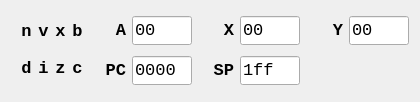
<?xml version="1.0" encoding="UTF-8"?>
<ui version="4.0">
 <class>RegisterView</class>
 <widget class="QWidget" name="RegisterView">
  <property name="geometry">
   <rect>
    <x>0</x>
    <y>0</y>
    <width>420</width>
    <height>102</height>
   </rect>
  </property>
  <property name="sizePolicy">
   <sizepolicy hsizetype="Maximum" vsizetype="Maximum">
    <horstretch>0</horstretch>
    <verstretch>0</verstretch>
   </sizepolicy>
  </property>
  <property name="minimumSize">
   <size>
    <width>420</width>
    <height>102</height>
   </size>
  </property>
  <property name="font">
   <font>
    <family>Courier New</family>
    <pointsize>12</pointsize>
   </font>
  </property>
  <property name="windowTitle">
   <string>Form</string>
  </property>
  <property name="styleSheet">
   <string notr="true"/>
  </property>
  <layout class="QHBoxLayout" name="horizontalLayout">
   <item>
    <layout class="QHBoxLayout" name="horizontalLayout_2">
     <item>
      <layout class="QGridLayout" name="gridLayout_2" rowminimumheight="0,0" columnminimumwidth="0,0,0,0">
       <property name="leftMargin">
        <number>10</number>
       </property>
       <item row="0" column="1">
        <widget class="QLabel" name="lblV">
         <property name="sizePolicy">
          <sizepolicy hsizetype="Preferred" vsizetype="Fixed">
           <horstretch>0</horstretch>
           <verstretch>0</verstretch>
          </sizepolicy>
         </property>
         <property name="minimumSize">
          <size>
           <width>11</width>
           <height>20</height>
          </size>
         </property>
         <property name="font">
          <font>
           <family>Courier New</family>
           <pointsize>13</pointsize>
           <bold>true</bold>
           <kerning>false</kerning>
          </font>
         </property>
         <property name="styleSheet">
          <string notr="true">inherit</string>
         </property>
         <property name="text">
          <string>v</string>
         </property>
         <property name="textFormat">
          <enum>Qt::PlainText</enum>
         </property>
         <property name="alignment">
          <set>Qt::AlignCenter</set>
         </property>
        </widget>
       </item>
       <item row="1" column="0">
        <widget class="QLabel" name="lblD">
         <property name="sizePolicy">
          <sizepolicy hsizetype="Preferred" vsizetype="Fixed">
           <horstretch>0</horstretch>
           <verstretch>0</verstretch>
          </sizepolicy>
         </property>
         <property name="minimumSize">
          <size>
           <width>11</width>
           <height>20</height>
          </size>
         </property>
         <property name="font">
          <font>
           <family>Courier New</family>
           <pointsize>13</pointsize>
           <bold>true</bold>
           <kerning>false</kerning>
          </font>
         </property>
         <property name="styleSheet">
          <string notr="true">inherit</string>
         </property>
         <property name="text">
          <string>d</string>
         </property>
         <property name="textFormat">
          <enum>Qt::PlainText</enum>
         </property>
         <property name="alignment">
          <set>Qt::AlignCenter</set>
         </property>
        </widget>
       </item>
       <item row="1" column="2">
        <widget class="QLabel" name="lblZ">
         <property name="sizePolicy">
          <sizepolicy hsizetype="Preferred" vsizetype="Fixed">
           <horstretch>0</horstretch>
           <verstretch>0</verstretch>
          </sizepolicy>
         </property>
         <property name="minimumSize">
          <size>
           <width>11</width>
           <height>20</height>
          </size>
         </property>
         <property name="font">
          <font>
           <family>Courier New</family>
           <pointsize>13</pointsize>
           <bold>true</bold>
           <kerning>false</kerning>
          </font>
         </property>
         <property name="styleSheet">
          <string notr="true">inherit</string>
         </property>
         <property name="text">
          <string>z</string>
         </property>
         <property name="textFormat">
          <enum>Qt::PlainText</enum>
         </property>
         <property name="alignment">
          <set>Qt::AlignCenter</set>
         </property>
        </widget>
       </item>
       <item row="0" column="0">
        <widget class="QLabel" name="lblN">
         <property name="sizePolicy">
          <sizepolicy hsizetype="Preferred" vsizetype="Fixed">
           <horstretch>0</horstretch>
           <verstretch>0</verstretch>
          </sizepolicy>
         </property>
         <property name="minimumSize">
          <size>
           <width>11</width>
           <height>20</height>
          </size>
         </property>
         <property name="font">
          <font>
           <family>Courier New</family>
           <pointsize>13</pointsize>
           <bold>true</bold>
           <kerning>false</kerning>
          </font>
         </property>
         <property name="styleSheet">
          <string notr="true">inherit</string>
         </property>
         <property name="text">
          <string>n</string>
         </property>
         <property name="textFormat">
          <enum>Qt::PlainText</enum>
         </property>
         <property name="alignment">
          <set>Qt::AlignCenter</set>
         </property>
        </widget>
       </item>
       <item row="1" column="1">
        <widget class="QLabel" name="lblI">
         <property name="sizePolicy">
          <sizepolicy hsizetype="Preferred" vsizetype="Fixed">
           <horstretch>0</horstretch>
           <verstretch>0</verstretch>
          </sizepolicy>
         </property>
         <property name="minimumSize">
          <size>
           <width>11</width>
           <height>20</height>
          </size>
         </property>
         <property name="font">
          <font>
           <family>Courier New</family>
           <pointsize>13</pointsize>
           <bold>true</bold>
           <kerning>false</kerning>
          </font>
         </property>
         <property name="styleSheet">
          <string notr="true">inherit</string>
         </property>
         <property name="text">
          <string>i</string>
         </property>
         <property name="textFormat">
          <enum>Qt::PlainText</enum>
         </property>
         <property name="alignment">
          <set>Qt::AlignCenter</set>
         </property>
        </widget>
       </item>
       <item row="0" column="2">
        <widget class="QLabel" name="lblX">
         <property name="sizePolicy">
          <sizepolicy hsizetype="Preferred" vsizetype="Fixed">
           <horstretch>0</horstretch>
           <verstretch>0</verstretch>
          </sizepolicy>
         </property>
         <property name="minimumSize">
          <size>
           <width>11</width>
           <height>20</height>
          </size>
         </property>
         <property name="font">
          <font>
           <family>Courier New</family>
           <pointsize>13</pointsize>
           <bold>true</bold>
           <kerning>false</kerning>
          </font>
         </property>
         <property name="styleSheet">
          <string notr="true">inherit</string>
         </property>
         <property name="text">
          <string>x</string>
         </property>
         <property name="textFormat">
          <enum>Qt::PlainText</enum>
         </property>
         <property name="alignment">
          <set>Qt::AlignCenter</set>
         </property>
        </widget>
       </item>
       <item row="0" column="3">
        <widget class="QLabel" name="lblB">
         <property name="sizePolicy">
          <sizepolicy hsizetype="Preferred" vsizetype="Fixed">
           <horstretch>0</horstretch>
           <verstretch>0</verstretch>
          </sizepolicy>
         </property>
         <property name="minimumSize">
          <size>
           <width>11</width>
           <height>20</height>
          </size>
         </property>
         <property name="font">
          <font>
           <family>Courier New</family>
           <pointsize>13</pointsize>
           <bold>true</bold>
           <kerning>false</kerning>
          </font>
         </property>
         <property name="styleSheet">
          <string notr="true">inherit</string>
         </property>
         <property name="text">
          <string>b</string>
         </property>
         <property name="textFormat">
          <enum>Qt::PlainText</enum>
         </property>
         <property name="alignment">
          <set>Qt::AlignCenter</set>
         </property>
        </widget>
       </item>
       <item row="1" column="3">
        <widget class="QLabel" name="lblC">
         <property name="sizePolicy">
          <sizepolicy hsizetype="Preferred" vsizetype="Fixed">
           <horstretch>0</horstretch>
           <verstretch>0</verstretch>
          </sizepolicy>
         </property>
         <property name="minimumSize">
          <size>
           <width>11</width>
           <height>20</height>
          </size>
         </property>
         <property name="font">
          <font>
           <family>Courier New</family>
           <pointsize>13</pointsize>
           <bold>true</bold>
           <kerning>false</kerning>
          </font>
         </property>
         <property name="styleSheet">
          <string notr="true">inherit</string>
         </property>
         <property name="text">
          <string>c</string>
         </property>
         <property name="textFormat">
          <enum>Qt::PlainText</enum>
         </property>
         <property name="alignment">
          <set>Qt::AlignCenter</set>
         </property>
        </widget>
       </item>
      </layout>
     </item>
     <item>
      <layout class="QGridLayout" name="gridLayout_3">
       <item row="1" column="1">
        <widget class="QLineEdit" name="txtPC">
         <property name="sizePolicy">
          <sizepolicy hsizetype="Expanding" vsizetype="Fixed">
           <horstretch>0</horstretch>
           <verstretch>0</verstretch>
          </sizepolicy>
         </property>
         <property name="minimumSize">
          <size>
           <width>60</width>
           <height>17</height>
          </size>
         </property>
         <property name="maximumSize">
          <size>
           <width>60</width>
           <height>16777215</height>
          </size>
         </property>
         <property name="font">
          <font>
           <family>Courier New</family>
           <pointsize>13</pointsize>
           <kerning>false</kerning>
          </font>
         </property>
         <property name="acceptDrops">
          <bool>false</bool>
         </property>
         <property name="styleSheet">
          <string notr="true">inherit</string>
         </property>
         <property name="text">
          <string notr="true">0000</string>
         </property>
         <property name="maxLength">
          <number>4</number>
         </property>
         <property name="frame">
          <bool>true</bool>
         </property>
         <property name="alignment">
          <set>Qt::AlignLeading|Qt::AlignLeft|Qt::AlignVCenter</set>
         </property>
         <property name="readOnly">
          <bool>true</bool>
         </property>
        </widget>
       </item>
       <item row="1" column="0">
        <widget class="QLabel" name="lblPC">
         <property name="sizePolicy">
          <sizepolicy hsizetype="Preferred" vsizetype="Fixed">
           <horstretch>0</horstretch>
           <verstretch>0</verstretch>
          </sizepolicy>
         </property>
         <property name="minimumSize">
          <size>
           <width>25</width>
           <height>22</height>
          </size>
         </property>
         <property name="font">
          <font>
           <family>Courier New</family>
           <pointsize>13</pointsize>
           <bold>true</bold>
           <kerning>false</kerning>
          </font>
         </property>
         <property name="styleSheet">
          <string notr="true">inherit</string>
         </property>
         <property name="text">
          <string>PC</string>
         </property>
         <property name="alignment">
          <set>Qt::AlignRight|Qt::AlignTrailing|Qt::AlignVCenter</set>
         </property>
        </widget>
       </item>
       <item row="0" column="0">
        <widget class="QLabel" name="lblA">
         <property name="sizePolicy">
          <sizepolicy hsizetype="Preferred" vsizetype="Fixed">
           <horstretch>0</horstretch>
           <verstretch>0</verstretch>
          </sizepolicy>
         </property>
         <property name="minimumSize">
          <size>
           <width>10</width>
           <height>16</height>
          </size>
         </property>
         <property name="font">
          <font>
           <family>Courier New</family>
           <pointsize>13</pointsize>
           <bold>true</bold>
           <kerning>false</kerning>
          </font>
         </property>
         <property name="styleSheet">
          <string notr="true">inherit</string>
         </property>
         <property name="text">
          <string>A</string>
         </property>
         <property name="alignment">
          <set>Qt::AlignRight|Qt::AlignTrailing|Qt::AlignVCenter</set>
         </property>
        </widget>
       </item>
       <item row="0" column="2">
        <widget class="QLabel" name="lblX_2">
         <property name="sizePolicy">
          <sizepolicy hsizetype="Preferred" vsizetype="Fixed">
           <horstretch>0</horstretch>
           <verstretch>0</verstretch>
          </sizepolicy>
         </property>
         <property name="minimumSize">
          <size>
           <width>10</width>
           <height>16</height>
          </size>
         </property>
         <property name="font">
          <font>
           <family>Courier New</family>
           <pointsize>13</pointsize>
           <bold>true</bold>
           <kerning>false</kerning>
          </font>
         </property>
         <property name="styleSheet">
          <string notr="true">inherit</string>
         </property>
         <property name="text">
          <string>X</string>
         </property>
         <property name="alignment">
          <set>Qt::AlignRight|Qt::AlignTrailing|Qt::AlignVCenter</set>
         </property>
        </widget>
       </item>
       <item row="0" column="1">
        <widget class="QLineEdit" name="txtA">
         <property name="sizePolicy">
          <sizepolicy hsizetype="Preferred" vsizetype="Fixed">
           <horstretch>0</horstretch>
           <verstretch>0</verstretch>
          </sizepolicy>
         </property>
         <property name="minimumSize">
          <size>
           <width>60</width>
           <height>17</height>
          </size>
         </property>
         <property name="maximumSize">
          <size>
           <width>60</width>
           <height>16777215</height>
          </size>
         </property>
         <property name="font">
          <font>
           <family>Courier New</family>
           <pointsize>13</pointsize>
           <kerning>false</kerning>
          </font>
         </property>
         <property name="acceptDrops">
          <bool>false</bool>
         </property>
         <property name="styleSheet">
          <string notr="true">inherit</string>
         </property>
         <property name="text">
          <string notr="true">00</string>
         </property>
         <property name="maxLength">
          <number>2</number>
         </property>
         <property name="frame">
          <bool>true</bool>
         </property>
         <property name="alignment">
          <set>Qt::AlignLeading|Qt::AlignLeft|Qt::AlignVCenter</set>
         </property>
         <property name="readOnly">
          <bool>true</bool>
         </property>
        </widget>
       </item>
       <item row="1" column="2">
        <widget class="QLabel" name="lblSP">
         <property name="sizePolicy">
          <sizepolicy hsizetype="Preferred" vsizetype="Fixed">
           <horstretch>0</horstretch>
           <verstretch>0</verstretch>
          </sizepolicy>
         </property>
         <property name="minimumSize">
          <size>
           <width>19</width>
           <height>18</height>
          </size>
         </property>
         <property name="font">
          <font>
           <family>Courier New</family>
           <pointsize>13</pointsize>
           <bold>true</bold>
           <kerning>false</kerning>
          </font>
         </property>
         <property name="styleSheet">
          <string notr="true">inherit</string>
         </property>
         <property name="text">
          <string>SP</string>
         </property>
         <property name="alignment">
          <set>Qt::AlignRight|Qt::AlignTrailing|Qt::AlignVCenter</set>
         </property>
        </widget>
       </item>
       <item row="0" column="3">
        <widget class="QLineEdit" name="txtX">
         <property name="sizePolicy">
          <sizepolicy hsizetype="Preferred" vsizetype="Fixed">
           <horstretch>0</horstretch>
           <verstretch>0</verstretch>
          </sizepolicy>
         </property>
         <property name="minimumSize">
          <size>
           <width>60</width>
           <height>17</height>
          </size>
         </property>
         <property name="maximumSize">
          <size>
           <width>60</width>
           <height>16777215</height>
          </size>
         </property>
         <property name="font">
          <font>
           <family>Courier New</family>
           <pointsize>13</pointsize>
           <kerning>false</kerning>
          </font>
         </property>
         <property name="acceptDrops">
          <bool>false</bool>
         </property>
         <property name="styleSheet">
          <string notr="true">inherit</string>
         </property>
         <property name="text">
          <string notr="true">00</string>
         </property>
         <property name="maxLength">
          <number>2</number>
         </property>
         <property name="frame">
          <bool>true</bool>
         </property>
         <property name="alignment">
          <set>Qt::AlignLeading|Qt::AlignLeft|Qt::AlignVCenter</set>
         </property>
         <property name="readOnly">
          <bool>true</bool>
         </property>
        </widget>
       </item>
       <item row="0" column="4">
        <widget class="QLabel" name="lblY">
         <property name="sizePolicy">
          <sizepolicy hsizetype="Preferred" vsizetype="Fixed">
           <horstretch>0</horstretch>
           <verstretch>0</verstretch>
          </sizepolicy>
         </property>
         <property name="minimumSize">
          <size>
           <width>10</width>
           <height>16</height>
          </size>
         </property>
         <property name="font">
          <font>
           <family>Courier New</family>
           <pointsize>13</pointsize>
           <bold>true</bold>
           <kerning>false</kerning>
          </font>
         </property>
         <property name="styleSheet">
          <string notr="true">inherit</string>
         </property>
         <property name="text">
          <string>Y</string>
         </property>
         <property name="alignment">
          <set>Qt::AlignRight|Qt::AlignTrailing|Qt::AlignVCenter</set>
         </property>
        </widget>
       </item>
       <item row="0" column="5">
        <widget class="QLineEdit" name="txtY">
         <property name="sizePolicy">
          <sizepolicy hsizetype="Preferred" vsizetype="Fixed">
           <horstretch>0</horstretch>
           <verstretch>0</verstretch>
          </sizepolicy>
         </property>
         <property name="minimumSize">
          <size>
           <width>60</width>
           <height>17</height>
          </size>
         </property>
         <property name="maximumSize">
          <size>
           <width>60</width>
           <height>16777215</height>
          </size>
         </property>
         <property name="font">
          <font>
           <family>Courier New</family>
           <pointsize>13</pointsize>
           <kerning>false</kerning>
          </font>
         </property>
         <property name="acceptDrops">
          <bool>false</bool>
         </property>
         <property name="styleSheet">
          <string notr="true">inherit</string>
         </property>
         <property name="text">
          <string notr="true">00</string>
         </property>
         <property name="maxLength">
          <number>2</number>
         </property>
         <property name="frame">
          <bool>true</bool>
         </property>
         <property name="alignment">
          <set>Qt::AlignLeading|Qt::AlignLeft|Qt::AlignVCenter</set>
         </property>
         <property name="readOnly">
          <bool>true</bool>
         </property>
        </widget>
       </item>
       <item row="1" column="3">
        <widget class="QLineEdit" name="txtSP">
         <property name="sizePolicy">
          <sizepolicy hsizetype="Expanding" vsizetype="Fixed">
           <horstretch>0</horstretch>
           <verstretch>0</verstretch>
          </sizepolicy>
         </property>
         <property name="minimumSize">
          <size>
           <width>60</width>
           <height>17</height>
          </size>
         </property>
         <property name="maximumSize">
          <size>
           <width>60</width>
           <height>16777215</height>
          </size>
         </property>
         <property name="font">
          <font>
           <family>Courier New</family>
           <pointsize>13</pointsize>
           <kerning>false</kerning>
          </font>
         </property>
         <property name="acceptDrops">
          <bool>false</bool>
         </property>
         <property name="styleSheet">
          <string notr="true">inherit</string>
         </property>
         <property name="text">
          <string notr="true">1ff</string>
         </property>
         <property name="maxLength">
          <number>3</number>
         </property>
         <property name="frame">
          <bool>true</bool>
         </property>
         <property name="alignment">
          <set>Qt::AlignLeading|Qt::AlignLeft|Qt::AlignVCenter</set>
         </property>
         <property name="readOnly">
          <bool>true</bool>
         </property>
        </widget>
       </item>
      </layout>
     </item>
    </layout>
   </item>
  </layout>
 </widget>
 <resources/>
 <connections/>
</ui>
